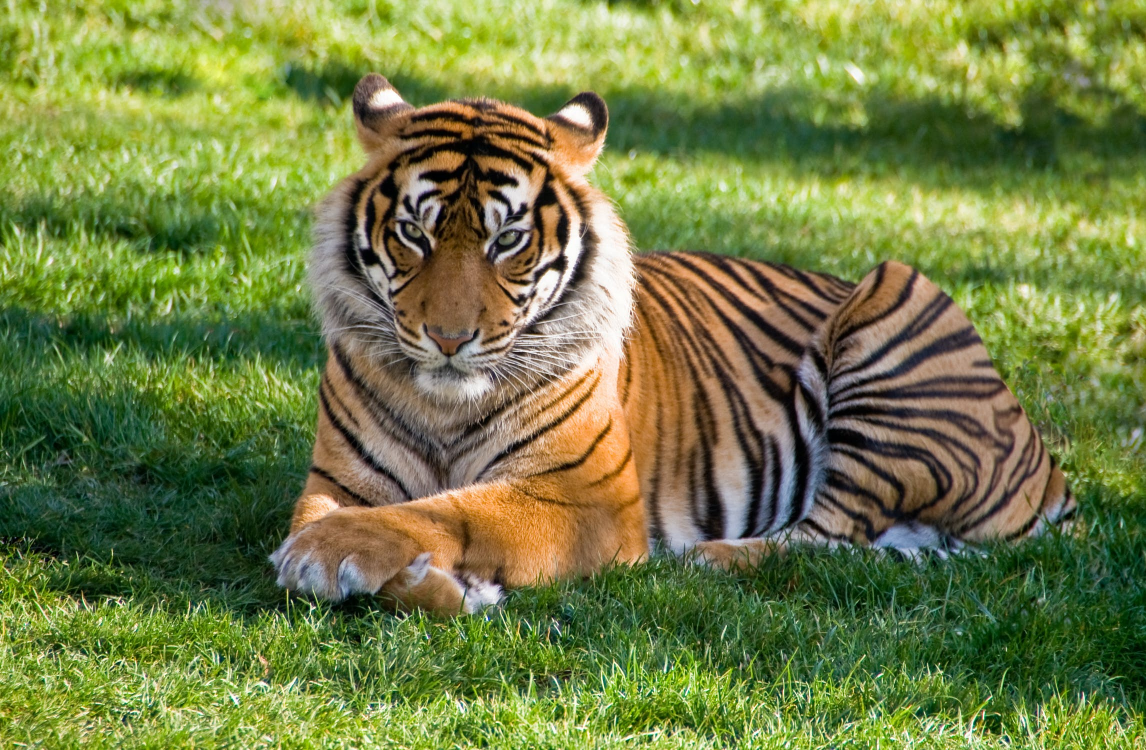
#> input picture tiger.jpg, 2292 x 1500 px (shown at 1/2 size)
$ python main.py
#> lines starting #> are read from the running program, lines starting #| are printed output that depends on the picture
# Importing required libraries
from PIL import Image, ImageEnhance
import cv2
import matplotlib.pyplot as plt

# Load an image using Pillow and OpenCV
pillow_img = Image.open('tiger.jpg')
#> pillow_img is the input picture: PIL image 2292x1500 RGB; mean R, G, B 114.6, 126.5, 67.9
opencv_img = cv2.imread('tiger.jpg')

# Pillow Transformations

# 1. Resize image using Pillow
resized_pillow_img = pillow_img.resize((300, 300))
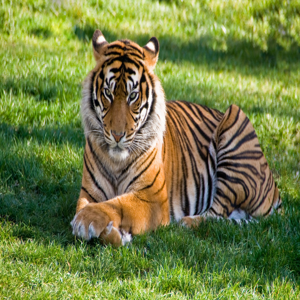
#> resized_pillow_img: PIL image 300x300 RGB; mean R, G, B 114.6, 126.5, 68

# 2. Rotate image by 45 degrees using Pillow
rotated_pillow_img = pillow_img.rotate(45)
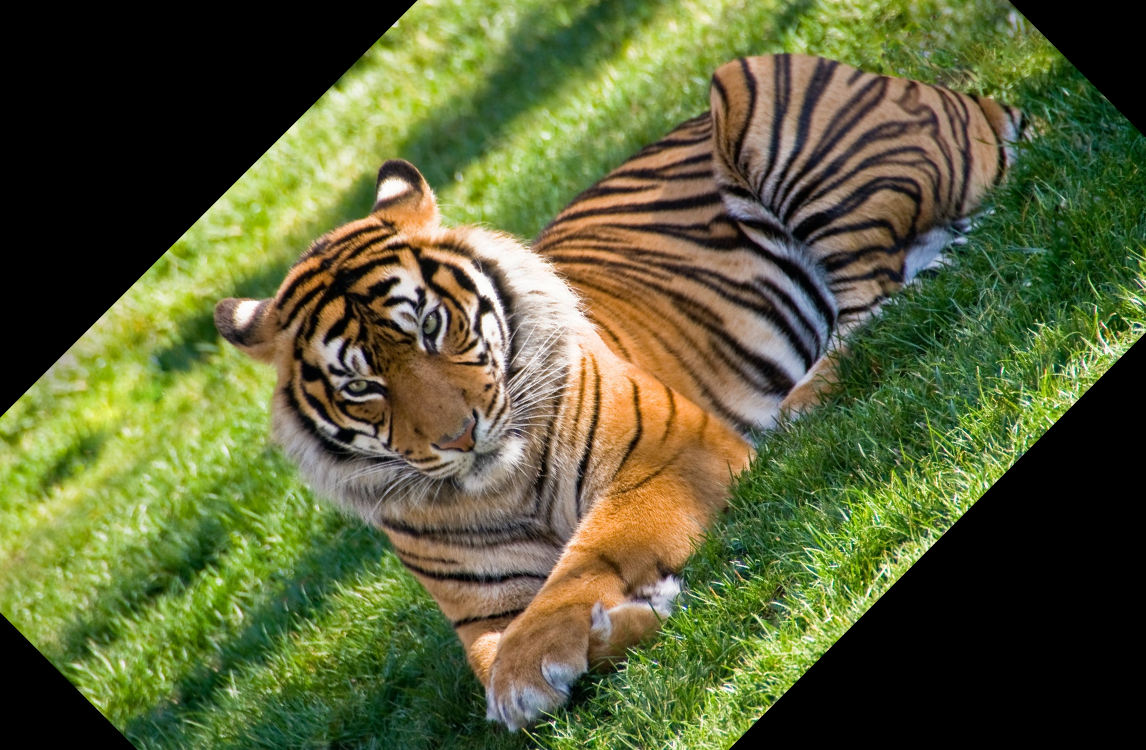
#> rotated_pillow_img: PIL image 2292x1500 RGB (shown at 1/2 size); mean R, G, B 89.8, 96.2, 54.7

# 3. Flip image horizontally using Pillow
flipped_pillow_img = pillow_img.transpose(Image.FLIP_LEFT_RIGHT)
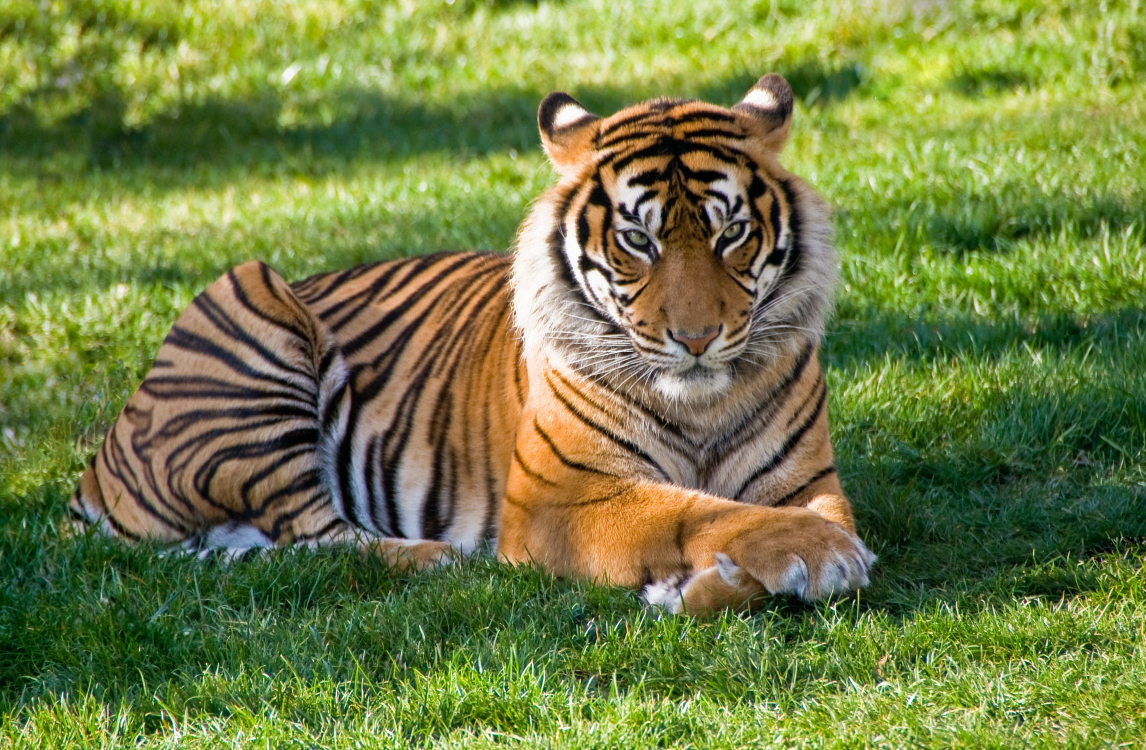
#> flipped_pillow_img: PIL image 2292x1500 RGB (shown at 1/2 size); mean R, G, B 114.6, 126.5, 67.9

# 4. Brightness adjustment using Pillow
enhancer = ImageEnhance.Brightness(pillow_img)
brightened_pillow_img = enhancer.enhance(1.5)  # Increase brightness by 50%
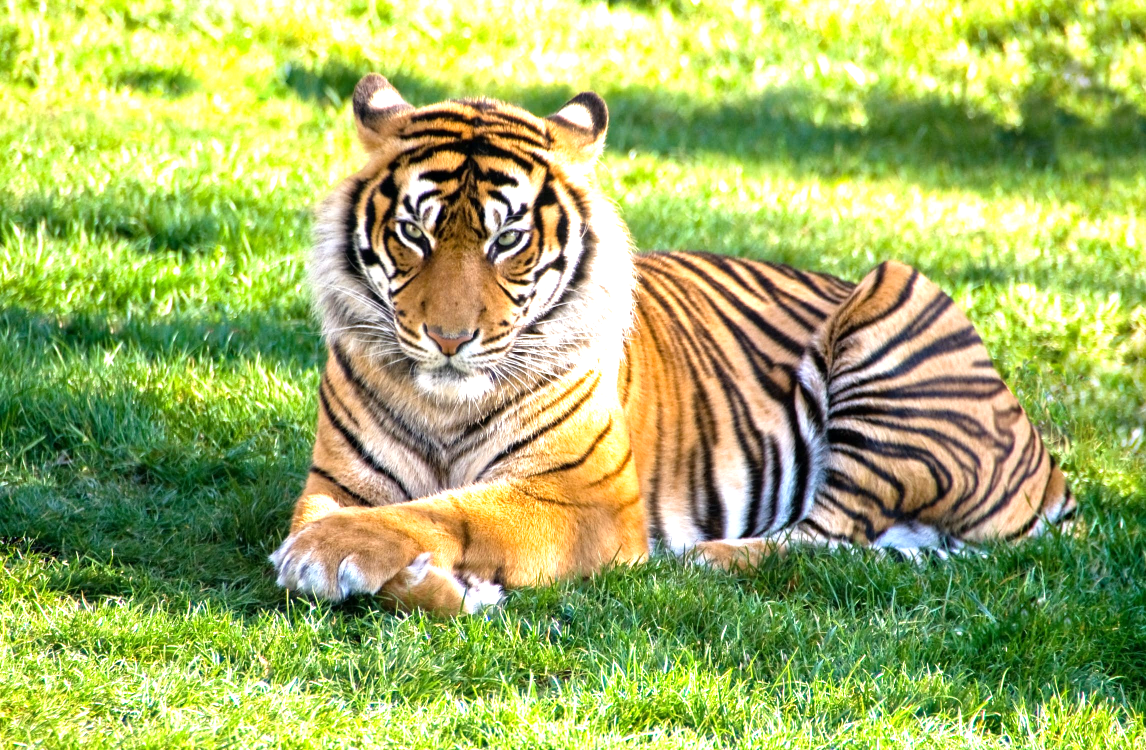
#> brightened_pillow_img: PIL image 2292x1500 RGB (shown at 1/2 size); mean R, G, B 162.3, 178.7, 99.9

# OpenCV Transformations

# 1. Resize image using OpenCV
resized_opencv_img = cv2.resize(opencv_img, (300, 300))
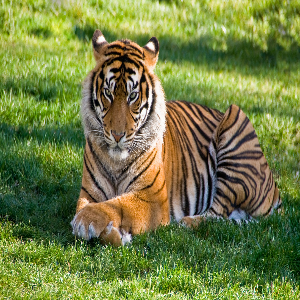
#> resized_opencv_img: shape (300, 300, 3); mean B, G, R 67.9, 126.5, 114.6

# 2. Rotate image by 45 degrees using OpenCV
(h, w) = opencv_img.shape[:2]
#> h = 1500; w = 2292
center = (w // 2, h // 2)
#> center = (1146, 750)
matrix = cv2.getRotationMatrix2D(center, 45, 1.0)
rotated_opencv_img = cv2.warpAffine(opencv_img, matrix, (w, h))

# 3. Flip image horizontally using OpenCV
flipped_opencv_img = cv2.flip(opencv_img, 1)

# 4. Brightness adjustment using OpenCV (Convert to HSV and adjust V channel)
hsv_img = cv2.cvtColor(opencv_img, cv2.COLOR_BGR2HSV)
#> hsv_img: shape (1500, 2292, 3); mean H, S, V 41.7, 136.2, 134.8
hsv_img[:, :, 2] = cv2.multiply(hsv_img[:, :, 2], 1.5)
#> hsv_img: shape (1500, 2292, 3); mean H, S, V 41.7, 136.2, 188.1
brightened_opencv_img = cv2.cvtColor(hsv_img, cv2.COLOR_HSV2BGR)
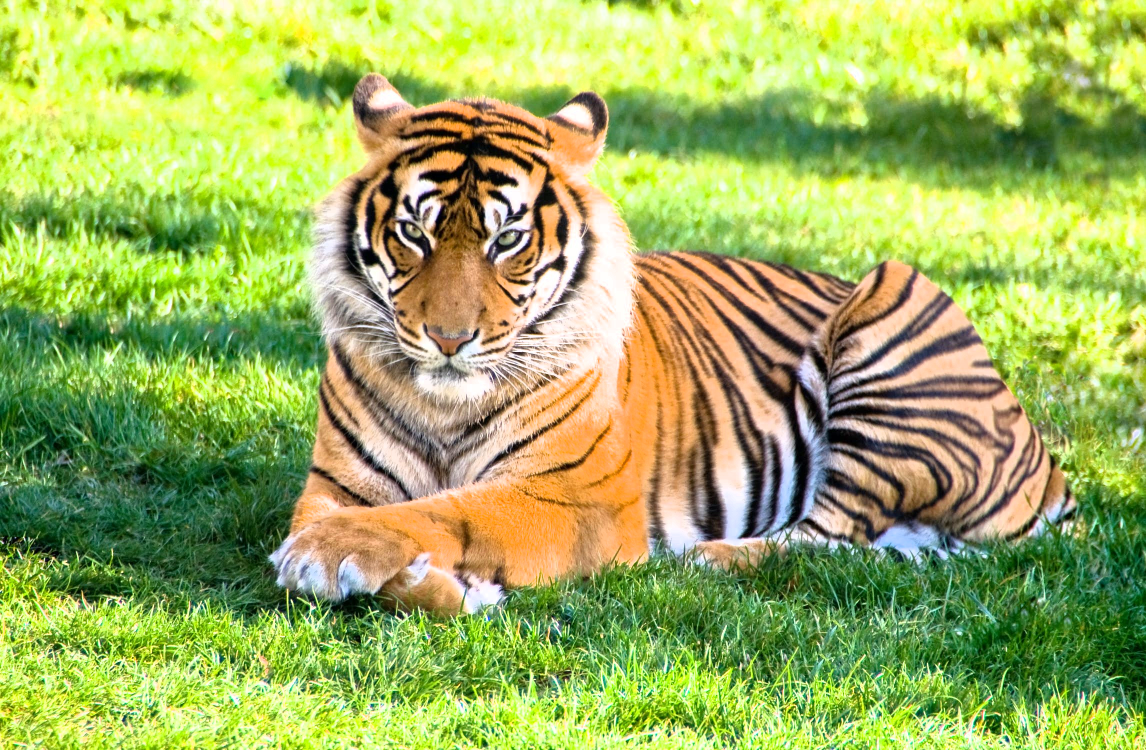
#> brightened_opencv_img: shape (1500, 2292, 3) (shown at 1/2 size); mean B, G, R 92.8, 176.4, 158.3

# Plotting all transformations side by side
fig, axs = plt.subplots(2, 5, figsize=(15, 6))

# Original Images
axs[0, 0].imshow(pillow_img)
axs[0, 0].set_title('Original (Pillow)')
axs[0, 0].axis('off')

axs[1, 0].imshow(cv2.cvtColor(opencv_img, cv2.COLOR_BGR2RGB))
axs[1, 0].set_title('Original (OpenCV)')
axs[1, 0].axis('off')

# Pillow Transformations
axs[0, 1].imshow(resized_pillow_img)
axs[0, 1].set_title('Pillow Resized')
axs[0, 1].axis('off')

axs[0, 2].imshow(rotated_pillow_img)
axs[0, 2].set_title('Pillow Rotated')
axs[0, 2].axis('off')

axs[0, 3].imshow(flipped_pillow_img)
axs[0, 3].set_title('Pillow Flipped')
axs[0, 3].axis('off')

axs[0, 4].imshow(brightened_pillow_img)
axs[0, 4].set_title('Pillow Brightened')
axs[0, 4].axis('off')

# OpenCV Transformations
axs[1, 1].imshow(cv2.cvtColor(resized_opencv_img, cv2.COLOR_BGR2RGB))
axs[1, 1].set_title('OpenCV Resized')
axs[1, 1].axis('off')

axs[1, 2].imshow(cv2.cvtColor(rotated_opencv_img, cv2.COLOR_BGR2RGB))
axs[1, 2].set_title('OpenCV Rotated')
axs[1, 2].axis('off')

axs[1, 3].imshow(cv2.cvtColor(flipped_opencv_img, cv2.COLOR_BGR2RGB))
axs[1, 3].set_title('OpenCV Flipped')
axs[1, 3].axis('off')

axs[1, 4].imshow(cv2.cvtColor(brightened_opencv_img, cv2.COLOR_BGR2RGB))
axs[1, 4].set_title('OpenCV Brightened')
axs[1, 4].axis('off')

# Adjust layout
plt.tight_layout()
plt.show()
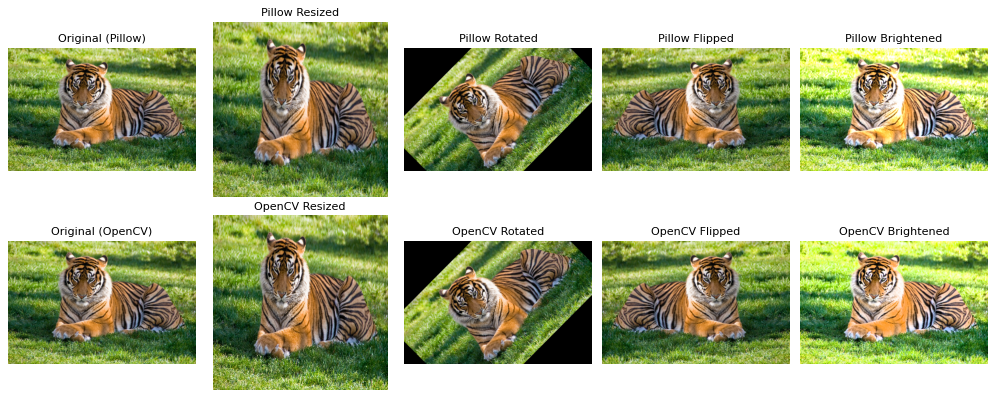
#> figure drawn by matplotlib, 10 panels
